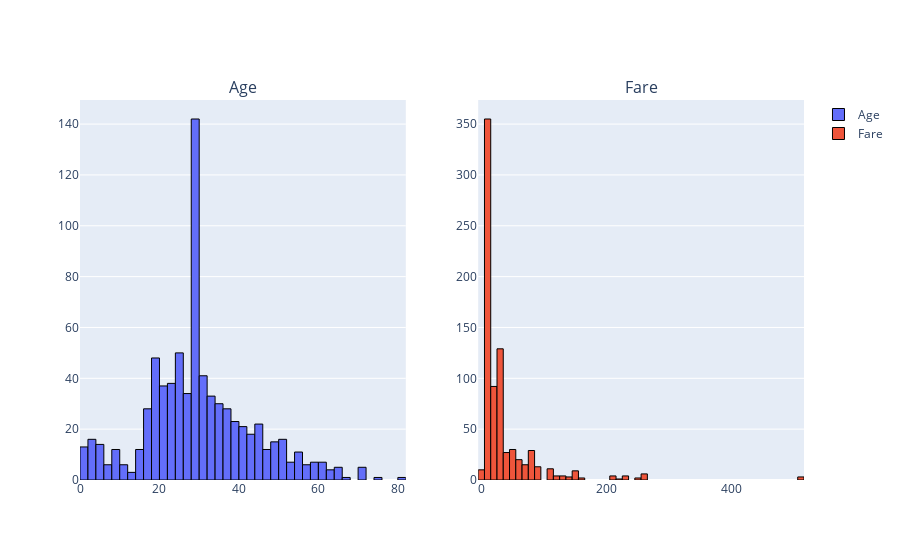

The notebook cell saved with this chart:
### Code cell
import plotly.subplots as sp
import plotly.graph_objects as go

fig = sp.make_subplots(rows=1, cols=2, subplot_titles=num_cols)
for i, col in enumerate(num_cols):
    fig.add_trace(
        go.Histogram(x=df[col], name=col, marker=dict(line=dict(color='black', width=1))),
        row=1, col=i+1
    )

fig.show()

### Figure 1 — Plotly figure (JSON) as saved in the notebook; plotly's stock layout.template omitted (floating-point values rounded to 4 significant figures; data arrays with more than 128 entries replaced by an {"elided": "..."} marker saying what was removed)
{"data": [{"marker": {"line": {"color": "black", "width": 1}}, "name": "Age", "type": "histogram", "x": {"elided": "773 float values"}, "xaxis": "x", "yaxis": "y"}, {"marker": {"line": {"color": "black", "width": 1}}, "name": "Fare", "type": "histogram", "x": {"elided": "773 float values"}, "xaxis": "x2", "yaxis": "y2"}], "layout": {"annotations": [{"font": {"size": 16}, "showarrow": false, "text": "Age", "x": 0.225, "xanchor": "center", "xref": "paper", "y": 1, "yanchor": "bottom", "yref": "paper"}, {"font": {"size": 16}, "showarrow": false, "text": "Fare", "x": 0.775, "xanchor": "center", "xref": "paper", "y": 1, "yanchor": "bottom", "yref": "paper"}], "xaxis": {"anchor": "y", "domain": [0, 0.45]}, "xaxis2": {"anchor": "y2", "domain": [0.55, 1]}, "yaxis": {"anchor": "x", "domain": [0, 1]}, "yaxis2": {"anchor": "x2", "domain": [0, 1]}}}
